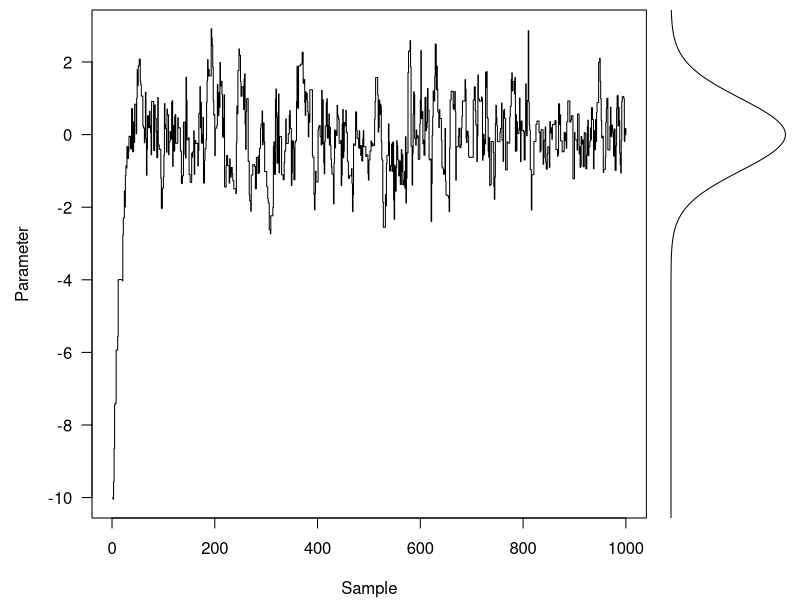
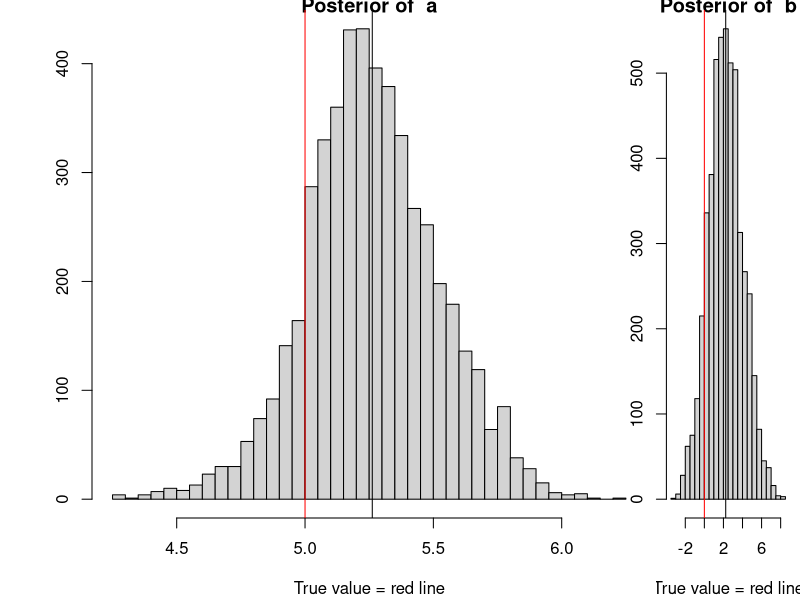
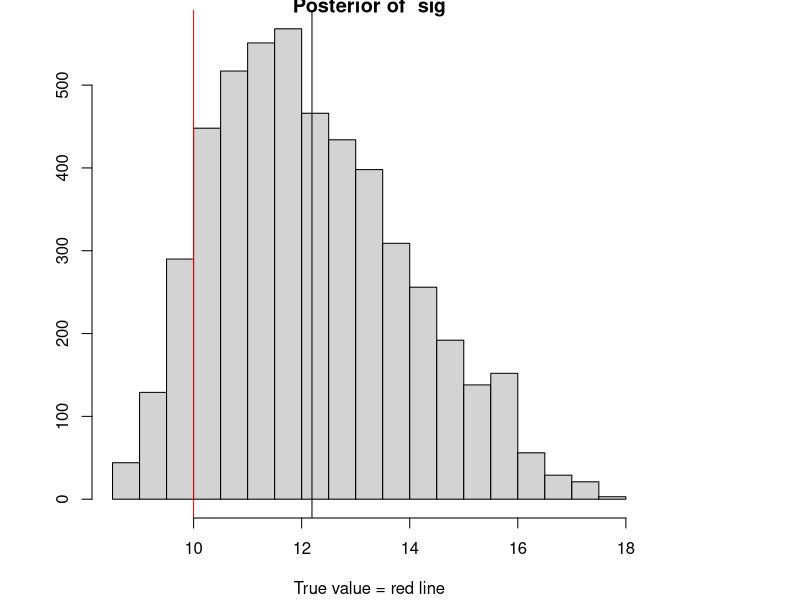

Recreate these plots in R, in order. (Note: this script raises an error after producing the figures.)
# another attempt at mcmc


# ##### this is from: https://nicercode.github.io/guides/mcmc/ ####
# just to get mean
m = 0
f <- function(x) dnorm(x,m,1)
q <- function(x) rnorm(1,x,1)
step <- function(x,f,q){
  xp = q(x) #propose a new x
  alpha = min(1,f(xp)/f(x)) #calculate alpha
  if(runif(1)<alpha){x<-xp}
  x
}

run <- function(x, f, q, nsteps) {
  res <- matrix(NA, nsteps, length(x))
  for (i in seq_len(nsteps))
    res[i,] <- x <- step(x, f, q)
  drop(res)
}

res <- run(-10, f, q, 1000)

layout(matrix(c(1, 2), 1, 2), widths=c(4, 1))
par(mar=c(4.1, .5, .5, .5), oma=c(0, 4.1, 0, 0))
plot(res, type="s", xpd=NA, ylab="Parameter", xlab="Sample", las=1)
usr <- par("usr")
xx <- seq(usr[3], usr[4], length=301)
plot(f(xx), xx, type="l", yaxs="i", axes=FALSE, xlab="")

#### looking at these guys' example: https://theoreticalecology.wordpress.com/2010/09/17/metropolis-hastings-mcmc-in-r/####
rm(list = ls())
trueA <- 5
trueB <- 0
trueSd <- 10
sampleSize <- 31

# create independent x-values
x <- (-(sampleSize-1)/2):((sampleSize-1)/2)
# create dependent values according to ax + b + N(0,sd)
y <-  trueA * x + trueB + rnorm(n=sampleSize,mean=0,sd=trueSd)

likelihood <- function(param){
  a = param[1]
  b = param[2]
  sd = param[3]

  pred = a*x + b
  singlelikelihoods = dnorm(y, mean = pred, sd = sd, log = T)
  sumll = sum(singlelikelihoods)
  return(sumll)
}

prior <- function(param){
  a = param[1]
  b = param[2]
  sd = param[3]
  aprior = dunif(a, min=0, max=10, log = T)
  bprior = dnorm(b, sd = 5, log = T)
  sdprior = dunif(sd, min=0, max=30, log = T)
  return(aprior+bprior+sdprior)
}

posterior <- function(param){
  return (likelihood(param) + prior(param)) #being bayesian
  #return(likelihood(param))#what if i don't be bayesian?
}

proposalfunction <- function(param){
  return(rnorm(3,mean = param, sd= c(0.1,0.5,0.3)))
}

run_metropolis_MCMC <- function(startvalue, iterations){
  chain = array(dim = c(iterations+1,3))
  chain[1,] = startvalue
  for (i in 1:iterations){
    proposal = proposalfunction(chain[i,])

    probab = exp(posterior(proposal) - posterior(chain[i,]))
    if (runif(1) < probab){
      chain[i+1,] = proposal
    }else{
      chain[i+1,] = chain[i,]
    }
  }
  return(chain)
}

startvalue = c(4,0,10)
chain1 = run_metropolis_MCMC(startvalue, 10000) #bayesian
chain2 = run_metropolis_MCMC(startvalue, 10000) #not bayesian (change posterior)

burnIn = 5000
acceptance = 1-mean(duplicated(chain1[-(1:burnIn),]))

names = c('a','b','sig'); true = c(trueA,trueB,trueSd)
for(i in 1:dim(chain1)[2]){
  hist(chain1[-(1:burnIn),i],nclass=30, main=paste("Posterior of ",names[i]), xlab="True value = red line" )
  abline(v = mean(chain1[-(1:burnIn),i]));abline(v = true[i], col="red" )
}

#### basic IV #####
# even though dmvnorm and dnorm using conditionals give the same probabilities
# asking the algorithm to estimate the mean of x/y within the likelihood makes it
# perform less well

rm(list = ls())
require(mvtnorm)
N = 10000
z <- rnorm(N,2,1)
sig2y1<-2; sig2x<-3; t0<-.2
Pi1<-1; Pi2<-3; B1<-2; B2<-1
errs = mvrnorm(n = N, mu = c(0,0), Sigma = matrix(c(sig2y1,t0,t0,sig2x),ncol = 2, byrow = T))
x <- Pi1 + Pi2*z + errs[,2]
y <- B1 + B2*x + errs[,1]

likelihood <- function(param){
  s1 = param[1];s2 = param[2]; t = param[3]; p1 = param[4]; p2 = param[5]; b1 = param[6]; b2 = param[7]

  xpred = p1 + p2*z
  ypred = b1 + b2*xpred
  preds = matrix(c(ypred,xpred),ncol = 2, byrow = F)
  obs = matrix(c(y,x),ncol = 2, byrow = F)
  Sig = matrix(c(s1,t,t,s2),ncol = 2, byrow = T)

  # These two will give the same likelihoods, except, I think, when sig2_y1_x2<0
  # Sig_err = matrix(c(s1,t,t,s2),ncol = 2, byrow = T)
  # A = matrix(c(1,b1,0,1),ncol = 2, byrow = T)
  # Sig = A%*%Sig_err%*%t(A)
  #
  # mu_y1_x2 = ypred + Sig[1,2]/Sig[2,2]*(x-xpred)
  # sig2_y1_x2 = Sig[1,1] - Sig[1,2]^2/Sig[2,2]
  #
  # ylik = sum(dnorm(y,mean = mu_y1_x2,sd = sqrt(sig2_y1_x2),log = T))
  # xlik = sum(dnorm(x,mean = xpred,sd = sqrt(Sig[2,2]),log = T))
  # sumll1 = xlik + ylik
  #
  mat = data.frame(y=y,x=x,predy=ypred,predx = xpred)
  singlelikelihoods = apply(mat,1,function(x) dmvnorm(x[1:2],mean = x[3:4],sigma = Sig,log = T))
  sumll = sum(singlelikelihoods)
  #
  # print(sumll)
  # print(sumll1)

  return(sumll)
}

likelihood <- function(param){
  # this one has to guess at the true value of x in order to get the conditional
  # mean of y--faster but appears not to be as accurate.
  s1 = param[1];s2 = param[2]; t = param[3]; p1 = param[4]; p2 = param[5]; b1 = param[6]; b2 = param[7]

  xpred = p1 + p2*z
  ypred = b1 + b2*xpred
  preds = matrix(c(xpred,ypred),ncol = 2, byrow = F)
  obs = matrix(c(x,y),ncol = 2, byrow = F)
  #Sig = matrix(c(s1,t,t,s2),ncol = 2, byrow = T)
  Sig_err = matrix(c(s1,t,t,s2),ncol = 2, byrow = T)
  A = matrix(c(1,b1,0,1),ncol = 2, byrow = T)
  Sig = A%*%Sig_err%*%t(A)

  mu_y1_x2 = ypred + Sig[1,2]/Sig[2,2]*(x-xpred)
  sig2_y1_x2 = Sig[1,1] - Sig[1,2]^2/Sig[2,2]
  if(sig2_y1_x2<=0 | Sig[2,2]<=0){return(-Inf)}

  ylik = sum(dnorm(y,mean = mu_y1_x2,sd = sqrt(sig2_y1_x2),log = T))
  xlik = sum(dnorm(x,mean = xpred,sd = sqrt(Sig[2,2]),log = T))
  sumll = xlik + ylik
  return(sumll)
}


prior <- function(param){
  s1 = param[1];s2 = param[2]; t = param[3]; p1 = param[4]; p2 = param[5]; b1 = param[6]; b2 = param[7]

  s1prior = dunif(s1, min=0, max=10, log = T)
  s2prior = dunif(s2, min=0, max=10, log = T)
  tprior = dnorm(t, sd = 5, log = T)
  p1prior = dnorm(p1, sd = 5, log = T)
  p2prior = dnorm(p1, sd = 5, log = T)
  b1prior = dnorm(p1, sd = 5, log = T)
  b2prior = dnorm(p1, sd = 5, log = T)
  return(s1prior + s2prior + tprior + p1prior + p2prior + b1prior + b2prior)
}

posterior <- function(param){
  return (likelihood(param) + prior(param)) #being bayesian
  #return(likelihood(param))#what if i don't be bayesian?
}

proposalfunction <- function(param){
  return(rnorm(7,mean = param, sd= c(0.1,0.5,0.3,.5,.5,.5,.5)))
}

run_metropolis_MCMC <- function(startvalue, iterations){
  chain = array(dim = c(iterations+1,length(startvalue)))
  chain[1,] = startvalue
  for (i in 1:iterations){
    proposal = proposalfunction(chain[i,])

    probab = exp(posterior(proposal) - posterior(chain[i,]))
    if (!is.na(probab) & (runif(1) < probab)){
      chain[i+1,] = proposal
    }else{
      chain[i+1,] = chain[i,]
    }
  }
  return(chain)
}

names = c('sig2y1','sig2x','tau','pi1','pi2','b1','b2')
true = c(sig2y1,sig2x,t0,Pi1,Pi2,B1,B2)

startvalue = c(rep(1,length(true)))
chain1 = run_metropolis_MCMC(startvalue, 1000)
chain2 = run_metropolis_MCMC(startvalue, 1000)

burnIn = 5000
acceptance = 1-mean(duplicated(chain1[-(1:burnIn),]))


for(i in 1:dim(chain1)[2]){
  hist(chain1[,i],nclass=30, main=paste("Posterior of ",names[i]), xlab="True value = red line" )
  abline(v = mean(chain1[,i]));abline(v = true[i], col="red" )
}

xmins1 = apply(chain1,2,min);xmins2 = apply(chain2,2,min);xmins = apply(cbind(xmins1,xmins2),1,min)
xmaxs1 = apply(chain1,2,max);xmaxs2 = apply(chain2,2,max);xmaxs = apply(cbind(xmaxs1,xmaxs2),1,max)

par(mfrow = c(1,2))
for(i in 1:dim(chain2)[2]){
  hist(chain1[,i],nclass=30, main=paste("Posterior of ",names[i]," chain 1"), xlim = c(xmins[i],xmaxs[i]),xlab="True value = red line" )
  abline(v = mean(chain1[,i]));abline(v = true[i], col="red" )

  hist(chain2[,i],nclass=30, main=paste("Posterior of ",names[i], "chain 2"), xlim = c(xmins[i],xmaxs[i]), xlab="True value = red line" )
  abline(v = mean(chain2[,i]));abline(v = true[i], col="red" )
}
par(mfrow = c(1,1))

#### with fake loglik lgnorm ####
rm(list = ls())
require(mvtnorm)
N = 10000
z <- rnorm(N,2,1)
sig2y1<-2; sig2y0<-1; rho <- .1; t0<-.2; t1 <- .3; sig2x<-3
Pi1<-1; Pi2<-3; B1<-2; B2<-1;G1<- -1; G2 <- 2
errs = mvrnorm(n = N, mu = c(0,0,0), Sigma = matrix(c(sig2y0,rho,t0,rho,sig2y1,t1,t0,t1,sig2x),ncol = 3, byrow = T))
x <- Pi1 + Pi2*z + errs[,3]
y0Star <- G1 + G2*z + errs[,2]
y1Star <- B1 + B2*x + errs[,1]
y1 <- as.numeric(y0Star>0)*y1Star

likelihood <- function(param){ #not done
  sy0 = param[1]; sy1 = param[2]; sx2 = param[3];
  r = param[4]; t0 = param[5]; t1 = param[6]
  p1 = param[7]; p2 = param[8];g1 = param[9];g2 = param[10]; b1 = param[11]; b2 = param[12]

  xpred = p1 + p2*z
  y0pred = g1 + g2*xpred
  y1pred = b1 + b2*xpred
  preds = matrix(c(ypred,xpred),ncol = 2, byrow = F)
  obs = matrix(c(y,x),ncol = 2, byrow = F)
  Sig = matrix(c(sy0,r,t0,r,sy1,t1,t0,t1,sx2),ncol = 3, byrow = T)

  mat = data.frame(y=y,x=x,predy=ypred,predx = xpred)
  singlelikelihoods = apply(mat,1,function(x) dmvnorm(x[1:2],mean = x[3:4],sigma = Sig,log = T))
  sumll = sum(singlelikelihoods)

  return(sumll)
}


prior <- function(param){
  s1 = param[1];s2 = param[2]; t = param[3]; p1 = param[4]; p2 = param[5]; b1 = param[6]; b2 = param[7]

  s1prior = dunif(s1, min=0, max=10, log = T)
  s2prior = dunif(s2, min=0, max=10, log = T)
  tprior = dnorm(t, sd = 5, log = T)
  p1prior = dnorm(p1, sd = 5, log = T)
  p2prior = dnorm(p1, sd = 5, log = T)
  b1prior = dnorm(p1, sd = 5, log = T)
  b2prior = dnorm(p1, sd = 5, log = T)
  return(s1prior + s2prior + tprior + p1prior + p2prior + b1prior + b2prior)
}

posterior <- function(param){
  return (likelihood(param) + prior(param)) #being bayesian
  #return(likelihood(param))#what if i don't be bayesian?
}

proposalfunction <- function(param){
  return(rnorm(7,mean = param, sd= c(0.1,0.5,0.3,.5,.5,.5,.5)))
}

run_metropolis_MCMC <- function(startvalue, iterations){
  chain = array(dim = c(iterations+1,length(startvalue)))
  chain[1,] = startvalue
  for (i in 1:iterations){
    proposal = proposalfunction(chain[i,])

    probab = exp(posterior(proposal) - posterior(chain[i,]))
    if (!is.na(probab) & (runif(1) < probab)){
      chain[i+1,] = proposal
    }else{
      chain[i+1,] = chain[i,]
    }
  }
  return(chain)
}

names = c('sig2y1','sig2x','tau','pi1','pi2','b1','b2')
true = c(sig2y1,sig2x,t0,Pi1,Pi2,B1,B2)

startvalue = c(rep(1,length(true)))
chain1 = run_metropolis_MCMC(startvalue, 1000)
chain2 = run_metropolis_MCMC(startvalue, 1000)

burnIn = 5000
acceptance = 1-mean(duplicated(chain1[-(1:burnIn),]))


for(i in 1:dim(chain1)[2]){
  hist(chain1[,i],nclass=30, main=paste("Posterior of ",names[i]), xlab="True value = red line" )
  abline(v = mean(chain1[,i]));abline(v = true[i], col="red" )
}

#### with loglik_lgnorm ####
rm(list = ls())
detach(dat)
ps = c(0,-1,3); gs = c(0,.8,.07); bs = c(0,.06,.02); sigv = 5; sigu = 2;r=.2;t0=.3;t1=.1
true = c(sigv,sigu,t0,t1,bs,gs,ps,r)
dat = hurdle.IV.sim(pi=ps,gamma = gs,beta = bs,endog_sd = sigv,y_sd = sigu,rho =r,tau0 = t0,tau1=t1)
dat$y1 <-dat$y
dat$x2<-dat$endog;dat$x1<-dat$exog1;dat$z<-dat$inst1
attach(dat)

likelihood<-function(param) {-loglik_lgnorm_rho(param)}

prior <- function(params){
  #need to get this to be wishart
  invsds = dnorm(params[1:2],sd = 100,log = T)
  sds = 1/invsds
  lasts = Reduce("+",lapply(params[3:length(params)],function(x) dnorm(x,100,log=T)))
  lasts + sum(sds)
}

posterior <- function(param){
  return (likelihood(param) + prior(param)) #being bayesian
  #return(likelihood(param))#what if i don't be bayesian?
}

proposalfunction <- function(param){
  return(rnorm(length(param),mean = param, sd= rep(1,length(param))))
}

run_metropolis_MCMC <- function(startvalue, iterations){
  chain = array(dim = c(iterations+1,length(startvalue)))
  chain[1,] = startvalue
  for (i in 1:iterations){
    proposal = proposalfunction(chain[i,])

    probab = exp(posterior(proposal) - posterior(chain[i,]))
    if ((!is.na(probab)) & runif(1) < probab){
      chain[i+1,] = proposal
    }else{
      chain[i+1,] = chain[i,]
    }
  }
  return(chain)
}

chain1 = run_metropolis_MCMC(true, 1e8) #bayesian from true
#chain1 = run_metropolis_MCMC(c(rep(1,14)),10000)

burnIn = 5000
acceptance = 1-mean(duplicated(chain1[-(1:burnIn),]))

true = c(sigv,sigu,t0,t1,bs,gs,ps,r)
nm_pars = c('sigv','sigu','tau0','tau1','beta1','beta2','beta3','gamma1','gamma2','gamma3','pi1','pi2','pi3','rho')

for(i in 1:length(true)){
  hist(chain1[-(1:burnIn),i],nclass=30, main=paste("Posterior of",nm_pars[i])
       , xlab="True value = red line" )
  abline(v = mean(chain1[-(1:burnIn),i]));abline(v = true[i], col="red" )
}
